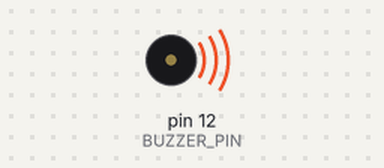
The sketch below on a simulated Arduino Uno, built with avr-gcc and run on an emulated ATmega328P. On the bench: buzzer (waves = sounding).

Above: at 0.2 s.
At 4.2 s:
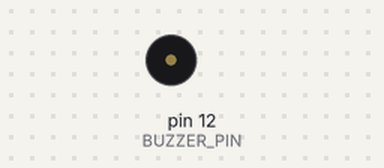
Timing chart, 0 to 5.9 s (numbered marks = the images above):
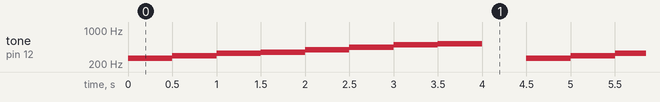

The sketch:

03-buzzer.ino
```cpp
// Buzzer type: Active = digital on/off beeps, Passive = tone() melody
enum BuzzerType { Active, Passive };
constexpr BuzzerType BUZZER = Passive;

constexpr int BUZZER_PIN = 12;

// Passive buzzer note frequencies (Hz)
constexpr int NOTE_DO = 262;
constexpr int NOTE_RE = 294;
constexpr int NOTE_MI = 330;
constexpr int NOTE_FA = 349;
constexpr int NOTE_SOL = 392;
constexpr int NOTE_LA = 440;
constexpr int NOTE_SI = 494;
constexpr int NOTE_DO2 = 524;

constexpr int NOTE_DURATION_MS = 500;

void setupActive() {
  pinMode(BUZZER_PIN, OUTPUT);
}

void loopActive() {
  for (int i = 0; i < 5; i++) {
    digitalWrite(BUZZER_PIN, HIGH);
    delay(50);
    digitalWrite(BUZZER_PIN, LOW);
    delay(50);
  }
  digitalWrite(BUZZER_PIN, LOW);
  delay(5000);
}

void setupPassive() {
  pinMode(BUZZER_PIN, OUTPUT);
}

void playNote(int frequency, int durationMs) {
  tone(BUZZER_PIN, frequency, durationMs);
  delay(durationMs);
}

void loopPassive() {
  playNote(NOTE_DO, NOTE_DURATION_MS);
  playNote(NOTE_RE, NOTE_DURATION_MS);
  playNote(NOTE_MI, NOTE_DURATION_MS);
  playNote(NOTE_FA, NOTE_DURATION_MS);
  playNote(NOTE_SOL, NOTE_DURATION_MS);
  playNote(NOTE_LA, NOTE_DURATION_MS);
  playNote(NOTE_SI, NOTE_DURATION_MS);
  playNote(NOTE_DO2, NOTE_DURATION_MS);
  noTone(BUZZER_PIN);
  delay(500);
}

void setup() {
  if (BUZZER == Active) {
    setupActive();
  } else {
    setupPassive();
  }
}

void loop() {
  if (BUZZER == Active) {
    loopActive();
  } else {
    loopPassive();
  }
}
```

Measured:
- by itself, tone on pin 12 (BUZZER_PIN): repeats every 4.5 s: 294 Hz 0.50 s, 330 Hz 0.50 s, 349 Hz 0.50 s, 392 Hz 0.50 s, 440 Hz 0.50 s, 494 Hz 0.50 s, 524 Hz 0.50 s, silent 0.50 s, 262 Hz 0.50 s
